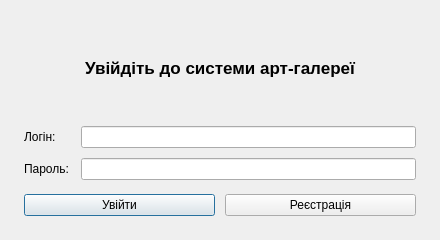
<?xml version="1.0" encoding="UTF-8"?>
<ui version="4.0">
 <class>LoginDialog</class>
 <widget class="QDialog" name="LoginDialog">
  <property name="geometry">
   <rect>
    <x>0</x>
    <y>0</y>
    <width>440</width>
    <height>240</height>
   </rect>
  </property>
  <property name="windowTitle">
   <string>Авторизація</string>
  </property>
  <layout class="QVBoxLayout" name="verticalLayout">
   <property name="spacing">
    <number>14</number>
   </property>
   <property name="leftMargin">
    <number>24</number>
   </property>
   <property name="topMargin">
    <number>24</number>
   </property>
   <property name="rightMargin">
    <number>24</number>
   </property>
   <property name="bottomMargin">
    <number>24</number>
   </property>
   <item>
    <widget class="QLabel" name="infoLabel">
     <property name="font">
      <font>
       <pointsize>13</pointsize>
       <bold>true</bold>
      </font>
     </property>
     <property name="text">
      <string>Увійдіть до системи арт-галереї</string>
     </property>
     <property name="alignment">
      <set>Qt::AlignmentFlag::AlignCenter</set>
     </property>
    </widget>
   </item>
   <item>
    <layout class="QGridLayout" name="gridLayout">
     <property name="horizontalSpacing">
      <number>12</number>
     </property>
     <property name="verticalSpacing">
      <number>10</number>
     </property>
     <item row="0" column="0">
      <widget class="QLabel" name="loginLabel">
       <property name="text">
        <string>Логін:</string>
       </property>
      </widget>
     </item>
     <item row="0" column="1">
      <widget class="QLineEdit" name="loginEdit">
       <property name="placeholderText">
        <string/>
       </property>
      </widget>
     </item>
     <item row="1" column="0">
      <widget class="QLabel" name="passwordLabel">
       <property name="text">
        <string>Пароль:</string>
       </property>
      </widget>
     </item>
     <item row="1" column="1">
      <widget class="QLineEdit" name="passwordEdit">
       <property name="echoMode">
        <enum>QLineEdit::EchoMode::Password</enum>
       </property>
      </widget>
     </item>
    </layout>
   </item>
   <item>
    <layout class="QHBoxLayout" name="buttonLayout">
     <property name="spacing">
      <number>10</number>
     </property>
     <item>
      <widget class="QPushButton" name="loginButton">
       <property name="text">
        <string>Увійти</string>
       </property>
       <property name="default">
        <bool>true</bool>
       </property>
      </widget>
     </item>
     <item>
      <widget class="QPushButton" name="registerButton">
       <property name="text">
        <string>Реєстрація</string>
       </property>
      </widget>
     </item>
    </layout>
   </item>
  </layout>
 </widget>
 <resources/>
 <connections/>
</ui>
